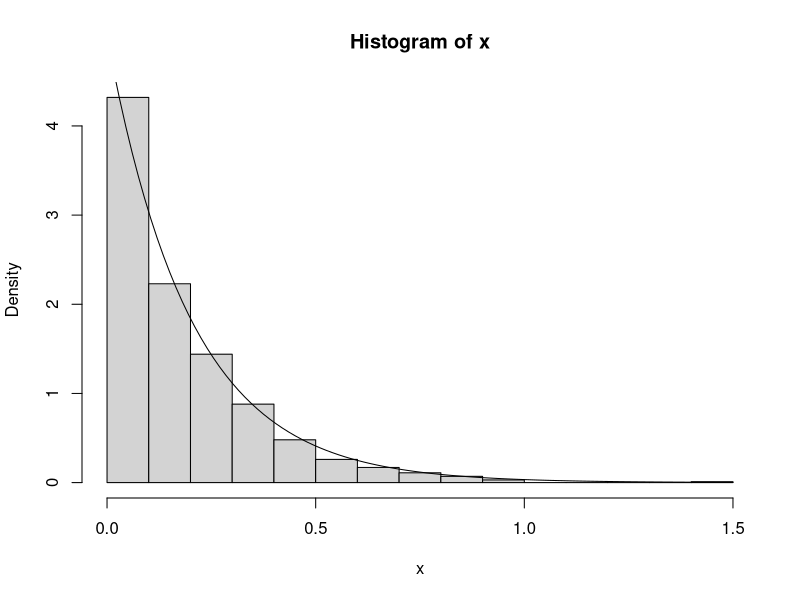
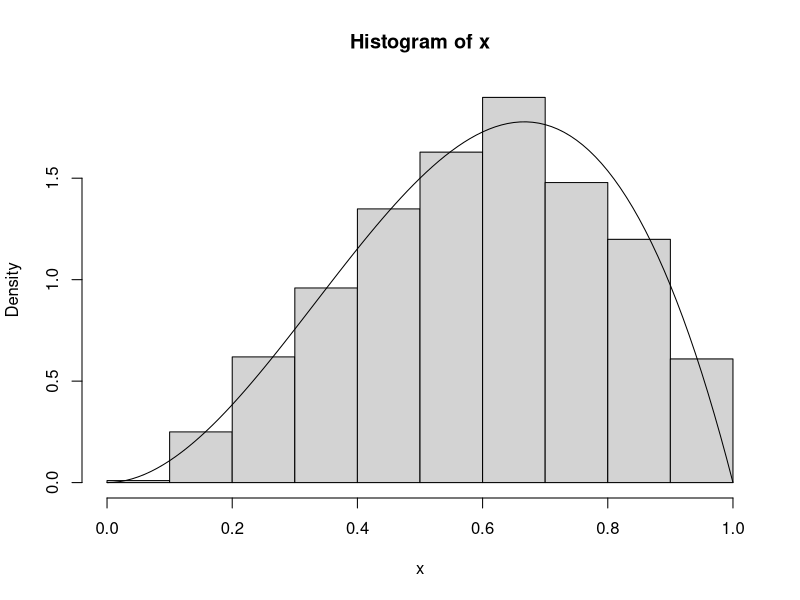
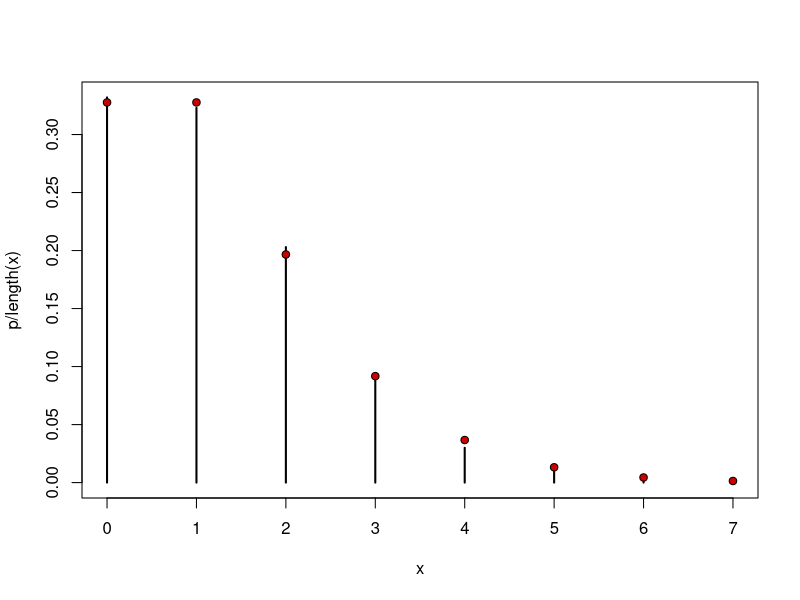
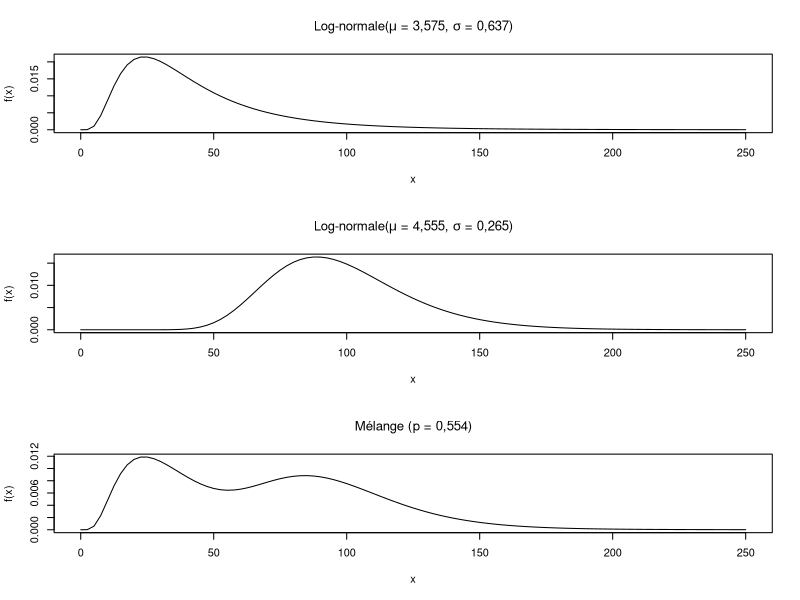
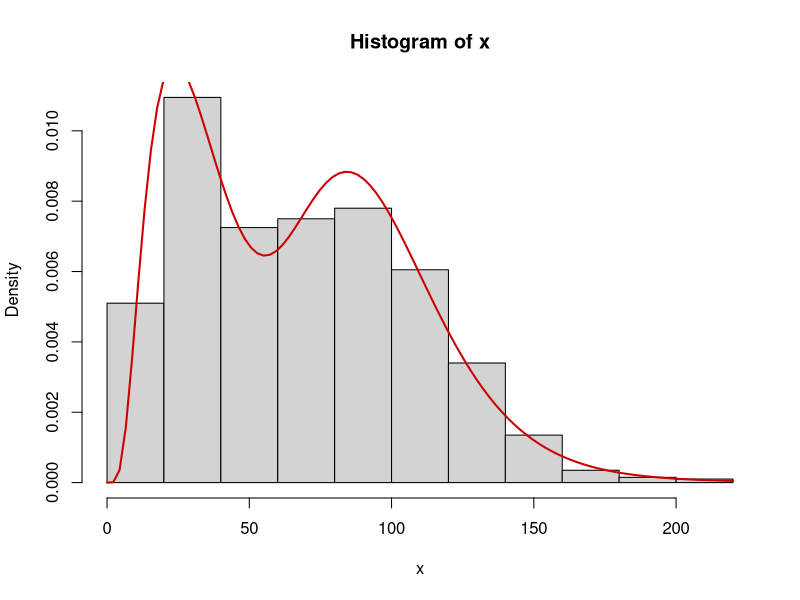
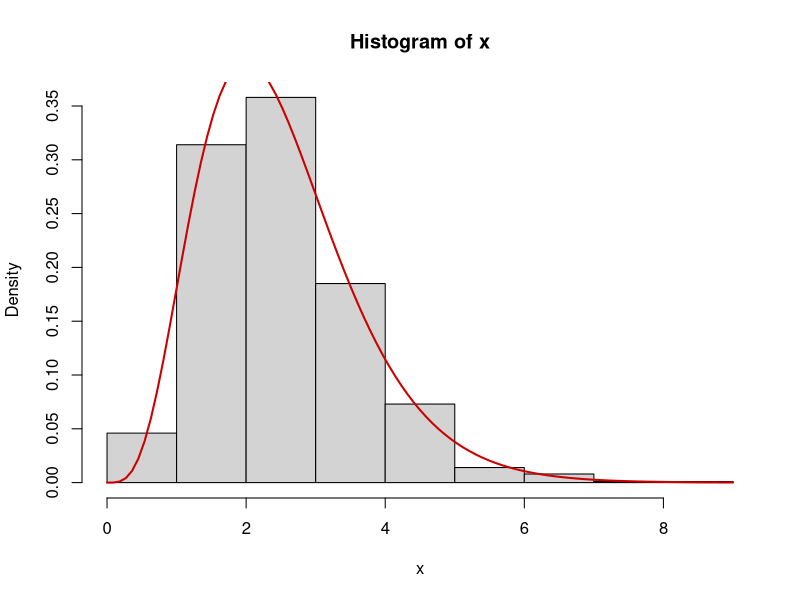

These charts were generated, in order, by the following R code:
### Emacs: -*- coding: utf-8; fill-column: 62; comment-column: 27; -*-
##
## Copyright (C) 2018 Vincent Goulet
##
## Ce fichier fait partie du projet «Méthodes numériques en actuariat»
## http://github.com/vigou3/methodes-numeriques-en-actuariat
##
## Cette création est mise à disposition selon le contrat
## Attribution-Partage dans les mêmes conditions 4.0
## International de Creative Commons.
## http://creativecommons.org/licenses/by-sa/4.0/

###
### EXEMPLE 2.1
###

## Simulation un échantillon aléatoire d'une distribution
## exponentielle par la méthode de l'inverse.
lambda <- 5
x <- -log(runif(1000))/lambda

## Pour faire une petite vérification, on va tracer
## l'histogramme de l'échantillon et y superposer la véritable
## densité d'une exponentielle de paramètre lambda. Les deux
## graphiques devraient concorder.

## Tracé de l'histogramme. Il faut spécifier l'option 'prob =
## TRUE' pour que l'axe des ordonnées soit gradué en
## probabilités plutôt qu'en nombre de données. Sinon, le
## graphique de la densité que l'on va ajouter dans un moment
## n'apparaîtra pas sur le graphique.
hist(x, prob = TRUE) # histogramme gradué en probabilités

## Pour ajouter la densité, on a la très utile fonction
## curve() pour tracer une fonction f(x) quelconque. Avec
## l'option 'add = TRUE', le graphique est ajouté au graphique
## existant.
curve(dexp(x, rate = lambda), add = TRUE)

###
### EXEMPLE 2.4
###

## On trouvera ci-dessous une mise en oeuvre de l'algorithme
## d'acceptation-rejet pour simuler des observations d'une
## distribution Bêta(3, 2). La procédure est intrinsèquement
## itérative, alors nous devons utiliser une boucle. Il y a
## diverses manières de faire, j'ai ici utilisé une boucle
## 'repeat'; une autre mise en oeuvre est présentée dans les
## exercices.
##
## On remarque que le vecteur contenant les résultats est
## initialisé au début de la fonction pour éviter l'écueil de
## la «boîte à biscuits» expliqué à la section 4.5 du document
## de référence de la partie I.
rbeta.ar <- function(n)
{
    x <- numeric(n)        # initialisation du contenant
    g <- function(x)       # fonction enveloppante
        ifelse(x < 0.8, 2.5 * x, 10 - 10 * x)
    Ginv <- function(x)    # l'inverse de son intégrale
        ifelse(x < 0.8, sqrt(0.8 * x), 1 - sqrt(0.2 - 0.2 * x))

    i <- 0                 # initialisation du compteur
    repeat
    {
        y <- Ginv(runif(1))
        if (1.2 * g(y) * runif(1) <= dbeta(y, 3, 2))
            x[i <- i + 1] <- y # assignation et incrément
        if (i > n)
            break          # sortir de la boucle repeat
    }
    x                      # retourner x
}

## Vérification empirique pour voir si ça marche.
x <- rbeta.ar(1000)
hist(x, prob = TRUE)
curve(dbeta(x, 3, 2), add = TRUE)

###
### FONCTIONS DE SIMULATION DANS R
###

## La fonction de base pour simuler des nombres uniformes est
## 'runif'.
runif(10)                  # sur (0, 1) par défaut
runif(10, 2, 5)            # sur un autre intervalle
2 + 3 * runif(10)          # équivalent, moins lisible

## R est livré avec plusieurs générateurs de nombres
## aléatoires. On peut en changer avec la fonction 'RNGkind'.
RNGkind("Wichmann-Hill")   # générateur de Excel
runif(10)                  # rien de particulier à voir
RNGkind("default")         # retour au générateur par défaut

## La fonction 'set.seed' est très utile pour spécifier
## l'amorce d'un générateur. Si deux simulations sont
## effectuées avec la même amorce, on obtiendra exactement les
## mêmes nombres aléatoires et, donc, les mêmes résultats.
## Très utile pour répéter une simulation à l'identique.
set.seed(1)                # valeur sans importance
runif(5)                   # 5 nombres aléatoires
runif(5)                   # 5 autres nombres
set.seed(1)                # réinitialisation de l'amorce
runif(5)                   # les mêmes 5 nombres que ci-dessus

## Plutôt que de devoir utiliser la méthode de l'inverse ou un
## autre algorithme de simulation pour obtenir des nombres
## aléatoires d'une loi de probabilité non uniforme, R fournit
## des fonctions de simulation pour bon nombre de lois. Toutes
## ces fonctions sont vectorielles. Ci-dessous, P == Poisson
## et G == Gamma pour économiser sur la notation.
n <- 10                    # taille des échantillons
rbinom(n, 5, 0.3)          # Binomiale(5, 0,3)
rbinom(n, 1, 0.3)          # Bernoulli(0,3)
rnorm(n)                   # Normale(0, 1)
rnorm(n, 2, 5)             # Normale(2, 25)
rpois(n, c(2, 5))          # P(2), P(5), P(2), ..., P(5)
rgamma(n, 3, 2:11)         # G(3, 2), G(3, 3), ..., G(3, 11)
rgamma(n, 11:2, 2:11)      # G(11, 2), G(10, 3), ..., G(2, 11)

## La fonction 'sample' sert pour simuler d'une distribution
## discrète quelconque. Le premier argument est le support de
## la distribution et le second, la taille de l'échantillon
## désirée. Par défaut, l'échantillonnage se fait avec remise
## et avec des probabilités égales sur tout le support.
sample(1:49, 7)            # numéros pour le 7/49
sample(1:10, 10)           # mélange des nombres de 1 à 10

## On peut échantillonner avec remise.
sample(1:10, 10, replace = TRUE)

## On peut aussi spécifier une distribution de probabilités
## non uniforme.
x <- sample(c(0, 2, 5), 1000, replace = TRUE,
            prob = c(0.2, 0.5, 0.3))
table(x)                   # tableau de fréquences

###
### AUTRES TECHNIQUES DE SIMULATION
###

## MÉLANGES CONTINUS

## Un mélange continu de deux variables aléatoires est créé
## lorsque l'on suppose qu'un paramètre d'une distribution f
## est une réalisation d'une autre variable aléatoire avec
## densité u, comme ceci:
##
## X|Theta = theta ~ f(x|theta)
##           Theta ~ u(theta)
##
## Ce genre de modèle est fréquent en analyse bayesienne et
## souvent utilisé en actuariat. Certaines lois de probabilité
## sont aussi uniquement définies en tant que mélanges.
##
## L'intérêt, ici, est d'obtenir des observations de la
## variable aléatoire non conditionnelle X. L'algorithme de
## simulation est simple:
##
## 1. Simuler un nombre theta de la distribution de Theta.
## 2. Simuler une valeur x de la distribution de
##    X|Theta = theta.
##
## Ce qu'il importe de remarquer dans l'algorithme ci-dessus,
## c'est que le paramètre de mélange (theta) change pour
## chaque observation simulée. Autrement il n'y a juste pas de
## mélange, on obtient simplement un échantillon de la
## distribution f(x|theta).
##
## Les mélanges continus sont simples à faire en R puisque les
## fonctions de simulation sont vectorielles. Par exemple,
## simulons 1000 observations du mélange
##
## X|Theta = theta ~ Poisson(theta)
##           Theta ~ Gamma(5, 4)
theta <- rgamma(1000, 5, 4) # 1000 paramètres de mélange...
x <- rpois(1000, theta)     # ... pour 1000 Poisson différentes

## On peut écrire le tout en une seule expression.
x <- rpois(1000, rgamma(1000, 5, 4))

## On peut démontrer que la distribution non conditionnelle de
## X est une binomiale négative de paramètres 5 et 4/(4 + 1) =
## 0,8. Faisons une vérification empirique. On calcule d'abord
## le tableau de fréquences des observations de l'échantillon
## avec la fonction 'table'. Il existe une méthode de 'plot'
## pour les tableaux de fréquences.
(p <- table(x))            # tableau de fréquences
plot(p/length(x))          # graphique

## On ajoute au graphique les masses de probabilités théoriques.
(xu <- unique(x))          # valeurs distinctes de x
points(xu, dnbinom(xu, 5, 0.8), pch = 21, bg = "red3")

## MÉLANGES DISCRETS

## Le mélange discret est un cas limite du mélange continu
## lorsque la distribution de Theta est une Bernoulli de
## paramètre p, c'est-à-dire que Pr[Theta = 1] = p. Le
## résultat du mélange est une distribution avec densité de la
## forme
##
## f(x) = p f1(x) + (1 - p) f2(x),
##
## où f1 et f2 sont deux densités quelconques. Les mélanges
## discrets sont très souvent utilisés pour créer de nouvelles
## distributions aux caractéristiques particulières que l'on
## ne retrouve pas chez les distributions d'usage courant.
##
## Par exemple, le mélange suivant de deux distributions
## log-normales résulte en une fonction de densité de
## probabilité bimodale, mais ayant néanmoins une queue
## similaire à celle d'une log-normale. Graphiquement:
op <- par(mfrow = c(3, 1)) # trois graphiques superposés
curve(dlnorm(x, 3.575, 0.637),
      xlim = c(0, 250),  ylab = "f(x)",
      main = expression(paste("Log-normale(",
          mu, " = 3,575, ", sigma, " = 0,637)")))
curve(dlnorm(x, 4.555, 0.265),
      xlim = c(0, 250), ylab = "f(x)",
      main = expression(paste("Log-normale(",
          mu, " = 4,555, ", sigma, " = 0,265)")))
curve(0.554 * dlnorm(x, 3.575, 0.637) +
      0.446 * dlnorm(x, 4.555, 0.265),
      xlim = c(0, 250),  ylab = "f(x)",
      main = expression(paste("Mélange (p = 0,554)")))
par(op)                    # revenir aux paramètres par défaut

## L'algorithme de simulation d'un mélange discret est
##
## 1. Simuler un nombre u uniforme sur (0, 1).
## 2. Si u <= p, simuler un nombre de f1(x), sinon simuler de
##    f2(x).
##
## La clé pour simuler facilement d'un mélange discret en R:
## réaliser que l'ordre des observations est sans importance
## et, donc, que l'on peut simuler toutes les observations de
## la première loi, puis toutes celles de la seconde loi. La
## seule chose dont il reste à tenir compte: le nombre
## d'observations qui provient de chaque loi; pour chaque
## observation, la probabilité qu'elle provienne de la
## première loi est p.
##
## Ici, on veut simuler des observations d'un mélange discret
## de deux lois log-normales, l'une de paramètres 3,575 et
## 0,637, l'autre de paramètres 4,555 et 0,265. Le paramètre
## de mélange est p = 0,554.
n <- 1000                  # taille de l'échantillon
n1 <- rbinom(1, n, 0.554)  # quantité provenant de la loi 1
x <- c(rlnorm(n1, 3.575, 0.637),     # observations de loi 1
       rlnorm(n - n1, 4.555, 0.265)) # observations de loi 2
hist(x, prob = TRUE)                 # histogramme
curve(0.554 * dlnorm(x, 3.575, 0.637) +
      0.446 * dlnorm(x, 4.555, 0.265),
      add = TRUE, lwd = 2, col = "red3") # densité théorique

## CONVOLUTIONS

## Une convolution est la somme de deux variables aléatoires
## indépendantes. De manière générale, une convolution est
## très compliquée à évaluer, même numériquement. Certaines
## convolutions sont toutefois bien connues:
##
## 1. une somme de Bernoulli est une binomiale;
## 2. une somme de géométriques est une binomiale négative;
## 3. une somme d'exponentielles est une gamma;
## 4. une somme de Poisson est une Poisson;
## 5. une somme de normales est une normale, etc.
##
## On peut utiliser ces résultats pour simuler des
## observations de certaines lois.
##
## Par exemple, pour simuler une observation d'une
## distribution Gamma(alpha, lambda), on peut sommer alpha
## observations d'une Exponentielle(lambda). Ces dernières
## sont obtenues par la méthode de l'inverse.
alpha <- 5
lambda <- 2
- sum(log(runif(alpha)))/lambda # une observation de la gamma

## Pour simuler un échantillon de taille n de la gamma, il
## faut simuler n * alpha observations de l'exponentielle. Il
## existe des algorithmes plus efficaces pour simuler d'une
## loi gamma.
n <- 1000                  # taille de l'échantillon
x <- - rowSums(matrix(log(runif(n * alpha)),
                      nrow = n))/lambda
hist(x, prob = TRUE)       # histogramme
curve(dgamma(x, alpha, lambda),
      add = TRUE, lwd = 2, col = "red3") # densité théorique

## La simulation peut aussi servir à estimer des
## caractéristiques de la distribution d'une convolution
## difficiles à calculer explicitement. Par exemple, supposons
## que l'on a
##
## X ~ Gamma(3, 4)
## Y ~ Gamma(5, 2)
##
## et que l'on souhaite calculer le 95e centile de X + Y. Il
## n'y a pas de solution explicite pour la distribution de X +
## Y puisque les deux lois gamma n'ont pas le même paramètre
## d'échelle (lambda). Procédons donc par simulation pour
## obtenir une approximation du résultat.
x <- rgamma(10000, 3, 4)   # échantillon de la première loi
y <- rgamma(10000, 5, 2)   # échantillon de la deuxième loi
quantile(x + y, 0.95)      # 95e centile de la convolution

## Il est laissé en exercice de faire le même calcul avec Excel.
